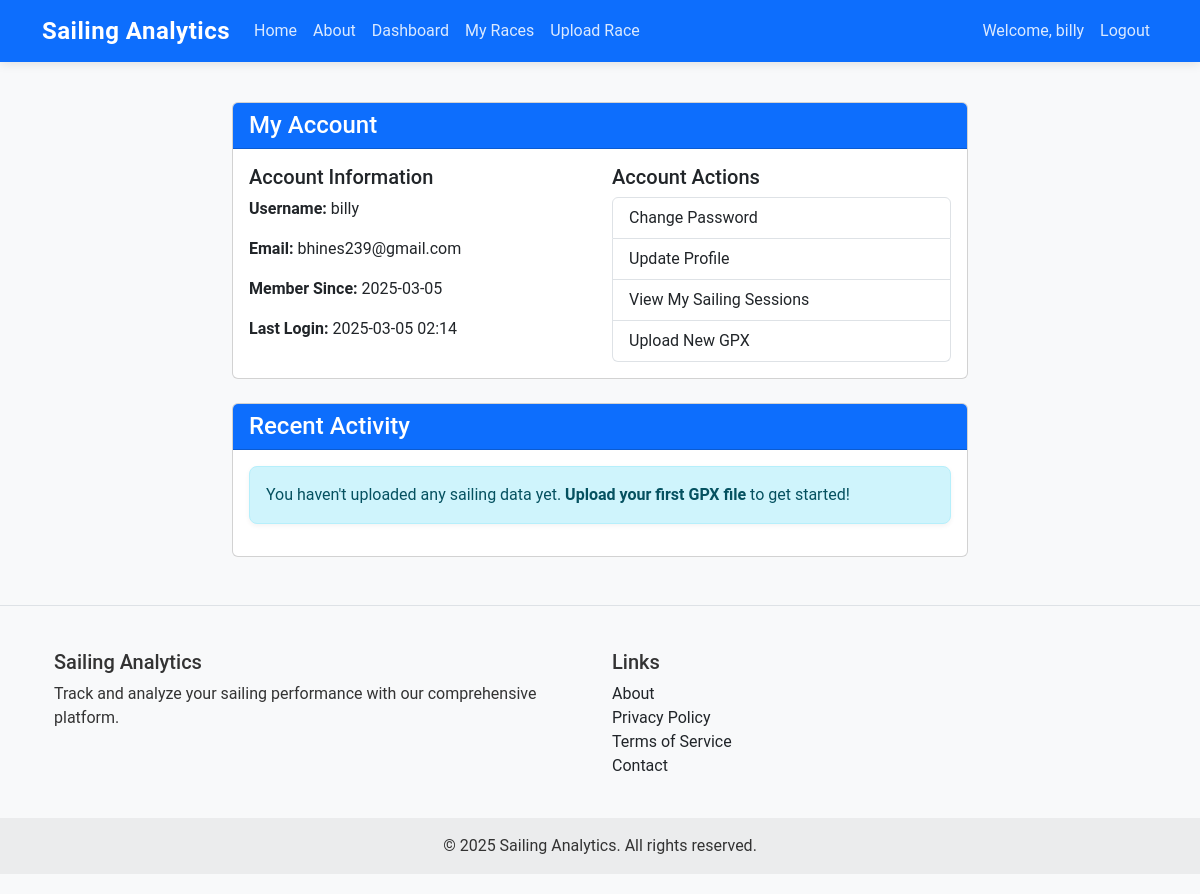
Before: /auth/account (signed in) with the older database file.
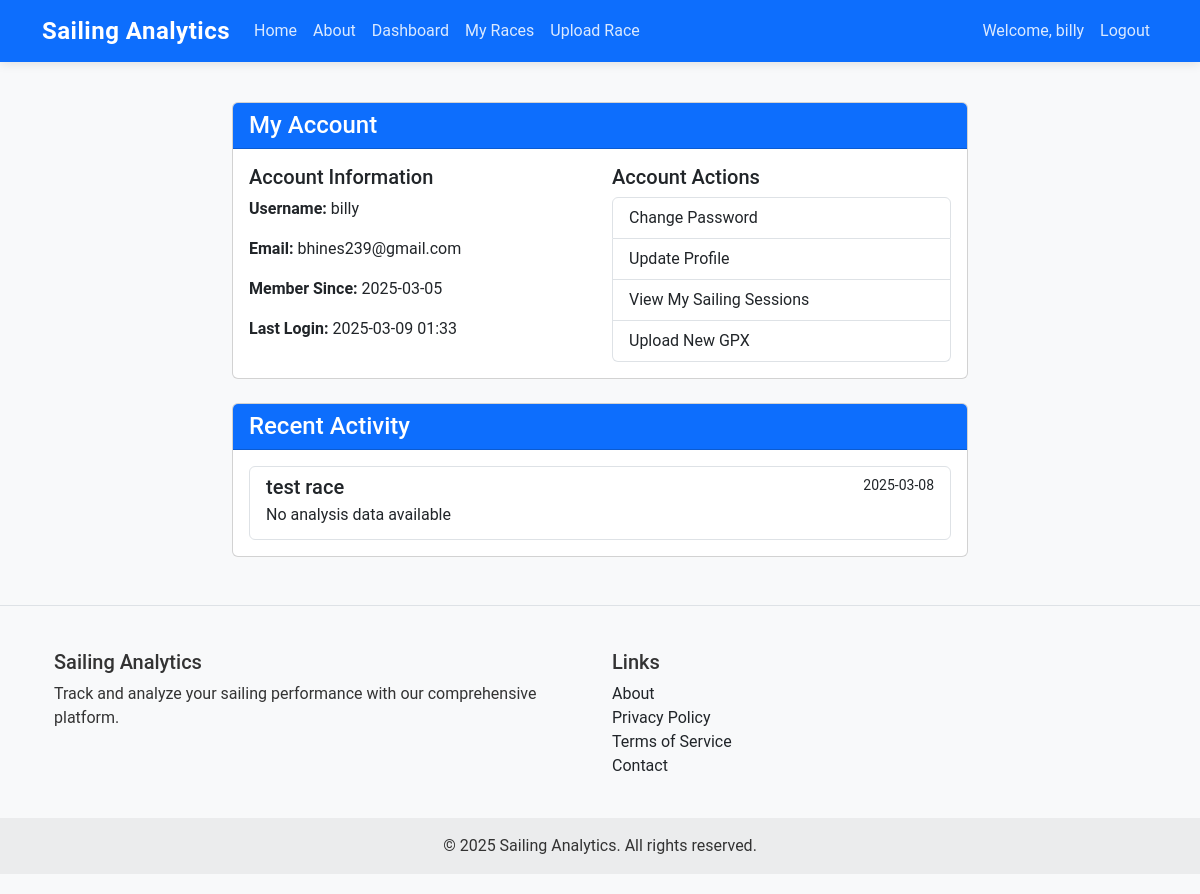
After: the same page with the newer database file.
### app/models/user.py (models this page shows, shortened)
class User(UserMixin, db.Model):
    __tablename__ = 'users'
    id = db.Column(db.Integer, primary_key=True)
    username = db.Column(db.String(64), unique=True, index=True)
    email = db.Column(db.String(120), unique=True, index=True)
    password_hash = db.Column(db.String(128))
    created_at = db.Column(db.DateTime, default=datetime.utcnow)
    last_login = db.Column(db.DateTime)
    is_active = db.Column(db.Boolean, default=True)
    is_admin = db.Column(db.Boolean, default=False)
    races = db.relationship('Race', backref='user', lazy='dynamic', cascade='all, delete-orphan')
    def get_recent_races(self, limit=5):
        from app.models.race import Race
        return self.races.order_by(Race.race_date.desc()).limit(limit).all()
    @property
    def is_authenticated(self):
        return True

### app/models/race.py (models this page shows, shortened)
class Race(db.Model):
    __tablename__ = 'races'
    race_id = db.Column(db.Integer, primary_key=True)
    user_id = db.Column(db.Integer, db.ForeignKey('users.id'), index=True)
    race_name = db.Column(db.String(128), nullable=False)
    race_date = db.Column(db.DateTime, nullable=False, index=True)
    gpx_file_path = db.Column(db.String(256), nullable=False)
    wind_direction = db.Column(db.Integer)  # Direction in degrees
    created_at = db.Column(db.DateTime, default=datetime.utcnow)
    updated_at = db.Column(db.DateTime, default=datetime.utcnow, onupdate=datetime.utcnow)
    is_processed = db.Column(db.Boolean, default=False)
    processing_error = db.Column(db.Text)
    total_distance = db.Column(db.Float)  # In nautical miles
    duration = db.Column(db.Integer)  # In seconds
    max_speed = db.Column(db.Float)  # In knots
    avg_speed = db.Column(db.Float)  # In knots
    marks = db.relationship('RaceMark', backref='race', lazy='dynamic', cascade='all, delete-orphan')
    segments = db.relationship('RaceSegment', backref='race', lazy='dynamic', cascade='all, delete-orphan')
    maneuvers = db.relationship('Maneuver', backref='race', lazy='dynamic', cascade='all, delete-orphan')
    track_points = db.relationship('TrackPoint', backref='race', lazy='dynamic', cascade='all, delete-orphan')

### app/routes/auth.py (the view)
@auth.route('/account')
@login_required
def account():
    return render_template('auth/account.html')

### app/models/user.py (called while the page is built)
@login_manager.user_loader
def load_user(user_id):
    return User.query.get(int(user_id))

### app/templates/auth/account.html (shortened to what this page needs)
{% extends "base.html" %}
{% block content %}
<div class="row justify-content-center">
    <div class="col-md-8">
        <div class="card">
            <div class="card-header bg-primary text-white">
                <h4 class="mb-0">My Account</h4>
            </div>
            <div class="card-body">
                <div class="row">
                    <div class="col-md-6">
                        <h5>Account Information</h5>
                        <p><strong>Username:</strong> {{ current_user.username }}</p>
                        <p><strong>Email:</strong> {{ current_user.email }}</p>
                        <p><strong>Member Since:</strong> {{ current_user.created_at.strftime('%Y-%m-%d') }}</p>
                        <p><strong>Last Login:</strong> {{ current_user.last_login.strftime('%Y-%m-%d %H:%M') if current_user.last_login else 'N/A' }}</p>
                    </div>
                    <div class="col-md-6">
                        <h5>Account Actions</h5>
                        <div class="list-group">
                            <a href="#" class="list-group-item list-group-item-action">Change Password</a>
                            <a href="#" class="list-group-item list-group-item-action">Update Profile</a>
                            <a href="{{ url_for('sailing.list_sessions') }}" class="list-group-item list-group-item-action">View My Sailing Sessions</a>
                            <a href="{{ url_for('races.upload_race') }}" class="list-group-item list-group-item-action">Upload New GPX</a>
                        </div>
                    </div>
                </div>
            </div>
        </div>
    </div>
</div>
<div class="row justify-content-center mt-4">
    <div class="col-md-8">
        <div class="card">
            <div class="card-header bg-primary text-white">
                <h4 class="mb-0">Recent Activity</h4>
            </div>
            <div class="card-body">
                {% if current_user.races.count() > 0 %}
                    <div class="list-group">
                        {% for race in current_user.get_recent_races() %}
                            <a href="#" class="list-group-item list-group-item-action">
                                <div class="d-flex w-100 justify-content-between">
                                    <h5 class="mb-1">{{ race.race_name }}</h5>
                                    <small>{{ race.race_date.strftime('%Y-%m-%d') }}</small>
                                </div>
                                <p class="mb-1">
                                    {% if race.total_distance %}
                                        Distance: {{ "%.2f"|format(race.total_distance) }} nm |
                                        Max Speed: {{ "%.1f"|format(race.max_speed) }} knots
                                    {% else %}
                                        No analysis data available
                                    {% endif %}
                                </p>
                            </a>
                        {% endfor %}
                    </div>
                {% else %}
                    <div class="alert alert-info">
                        You haven't uploaded any sailing data yet.
                        <a href="{{ url_for('races.upload_race') }}" class="alert-link">Upload your first GPX file</a> to get started!
                    </div>
                {% endif %}
            </div>
        </div>
    </div>
</div>
{% endblock %}

### app/templates/base.html (shortened to what this page needs)
<!DOCTYPE html>
<html lang="en">
<head>
    <link href="https://cdn.jsdelivr.net/npm/bootstrap@5.3.0-alpha1/dist/css/bootstrap.min.css" rel="stylesheet">
    <link rel="stylesheet" href="{{ url_for('static', filename='css/style.css') }}">
</head>
<body>
    <nav class="navbar navbar-expand-lg navbar-dark bg-primary">
        <div class="container">
            <a class="navbar-brand" href="{{ url_for('main.index') }}">Sailing Analytics</a>
            <div class="collapse navbar-collapse" id="navbarNav">
                <ul class="navbar-nav me-auto">
                    <li class="nav-item">
                        <a class="nav-link" href="{{ url_for('main.index') }}">Home</a>
                    </li>
                    <li class="nav-item">
                        <a class="nav-link" href="{{ url_for('main.about') }}">About</a>
                    </li>
                    {% if current_user.is_authenticated %}
                    <li class="nav-item">
                        <a class="nav-link" href="{{ url_for('main.dashboard') }}">Dashboard</a>
                    </li>
                    <li class="nav-item">
                        <a class="nav-link" href="{{ url_for('races.list_races') }}">My Races</a>
                    </li>
                    <li class="nav-item">
                        <a class="nav-link" href="{{ url_for('races.upload_race') }}">Upload Race</a>
                    </li>
                    {% endif %}
                </ul>
                <ul class="navbar-nav">
                    {% if current_user.is_authenticated %}
                    <li class="nav-item">
                        <span class="nav-link">Welcome, {{ current_user.username }}</span>
                    </li>
                    <li class="nav-item">
                        <a class="nav-link" href="{{ url_for('auth.logout') }}">Logout</a>
                    </li>
                    {% endif %}
                </ul>
            </div>
        </div>
    </nav>
    <main class="container mt-4">
        {% block content %}{% endblock %}
    </main>
    <footer class="bg-light text-center text-lg-start mt-5">
        <div class="container p-4">
            <div class="row">
                <div class="col-lg-6 col-md-12 mb-4 mb-md-0">
                    <h5>Sailing Analytics</h5>
                    <p>
                        Track and analyze your sailing performance with our comprehensive platform.
                    </p>
                </div>
                <div class="col-lg-6 col-md-12 mb-4 mb-md-0">
                    <h5>Links</h5>
                    <ul class="list-unstyled">
                        <li><a href="{{ url_for('main.about') }}" class="text-dark">About</a></li>
                        <li><a href="#" class="text-dark">Privacy Policy</a></li>
                        <li><a href="#" class="text-dark">Terms of Service</a></li>
                        <li><a href="#" class="text-dark">Contact</a></li>
                    </ul>
                </div>
            </div>
        </div>
        <div class="text-center p-3" style="background-color: rgba(0, 0, 0, 0.05);">
            &copy; 2025 Sailing Analytics. All rights reserved.
        </div>
    </footer>
</body>
</html>

### app/static/css/style.css (style rules this page uses)
body { font-family: 'Roboto', sans-serif; min-height: 100vh; display: flex; flex-direction: column; color: #333; background-color: #f8f9fa; }
main { flex: 1; }
a { text-decoration: none; }
.navbar { box-shadow: 0 2px 10px rgba(0, 0, 0, 0.1); }
.navbar-brand { font-weight: bold; font-size: 1.5rem; letter-spacing: 0.5px; }
.navbar-dark .navbar-nav .nav-link { color: rgba(255, 255, 255, 0.85); }
footer { margin-top: auto; background-color: #f8f9fa; border-top: 1px solid #dee2e6; padding: 20px 0; }
footer a { color: #0d6efd; text-decoration: none; }

Changed rows visible on the page:
changed User "billy": last_login "2025-03-05 02:14" → "2025-03-09 01:33"
added Race: race_name "test race", race_date "2025-03-08", shows "No analysis data available"
Other visible differences:
text no longer shown: "You haven't uploaded any sailing data yet. Upload your first GPX file to get started!"
